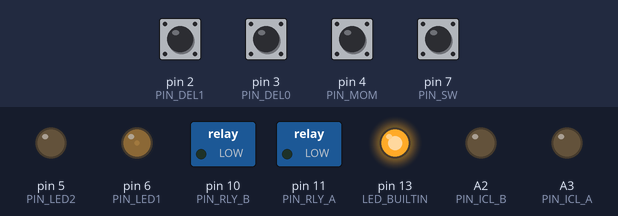
This sketch was run on a simulated Arduino Uno, built with avr-gcc and run on an emulated ATmega328P. On the bench: switched loads named in the sketch (green lamp = pin HIGH), output pins drawn as LEDs (lit = HIGH). The inputs (shaded band) are chosen by the test bench; at power-on: pin 2 (PIN_DEL1), pin 3 (PIN_DEL0), pin 4 (PIN_MOM), pin 7 (PIN_SW) HIGH.

Above: at 0.01 s.
At 1.5 s:
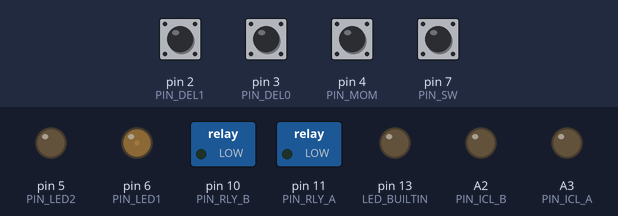
1.6 s: pin 7 (PIN_SW) pulled LOW for 0.15 s
At 1.78 s:
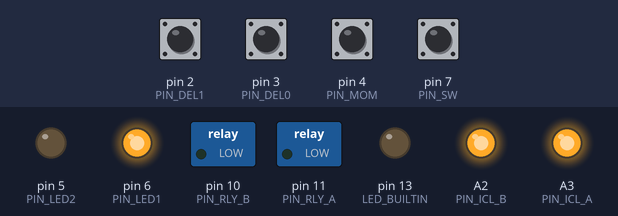
Timing chart, 0 to 4.6 s (numbered marks = the images above; inputs shaded):
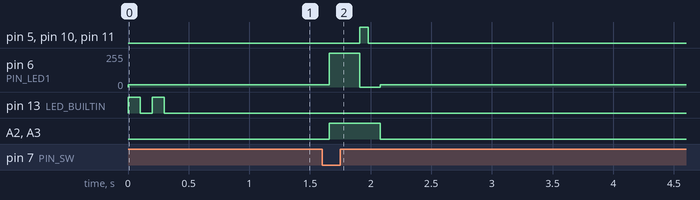

The sketch:

quad_ICL.ino
```cpp
//////////////////////////////////////
////  dual ICL switch + IR  v1.1  ////
////  (c) 2021  R. Balmford       ////
//////////////////////////////////////

#define A2B_DELAY  0
#define DEL_UNIT   250    // ms
#define INT_STBY   16
#define INT_ON     255

#define IR_ON    0x7C03857A
#define IR_OFF1  0x7F00857A
#define IR_OFF2  0xD52A817E

#define IR_RECEIVE_PIN  8
#define PIN_SW          7
#define PIN_DEL1        2
#define PIN_DEL0        3
#define PIN_MOM         4
#define PIN_ICL_A       A3
#define PIN_RLY_A       11
#define PIN_ICL_B       A2
#define PIN_RLY_B       10
#define PIN_LED1        6
#define PIN_LED2        5

#define DEBOUNCE_DELAY  50    // ms

#include <IRremote.h>

////////////////////////////////////////

void onoff(byte stateON) {
    if (stateON) {
        uint16_t delay_units = !digitalRead(PIN_DEL1)*2 + !digitalRead(PIN_DEL0) + 1;
        if (A2B_DELAY == 0) {
            digitalWrite(PIN_ICL_A, HIGH);
            digitalWrite(PIN_ICL_B, HIGH);
            digitalWrite(PIN_LED1, HIGH);
            delay(delay_units*DEL_UNIT);
            digitalWrite(PIN_RLY_A, HIGH);
            digitalWrite(PIN_RLY_B, HIGH);
            analogWrite(PIN_LED2, INT_ON);
            digitalWrite(PIN_LED1, LOW);
        }
        else {
            digitalWrite(PIN_ICL_A, HIGH);
            delay(delay_units*DEL_UNIT);
            digitalWrite(PIN_RLY_A, HIGH);
            delay(A2B_DELAY);
            digitalWrite(PIN_ICL_B, HIGH);
            delay(delay_units*DEL_UNIT);
            digitalWrite(PIN_RLY_B, HIGH);
        }
    }
    else {
        if (A2B_DELAY == 0) {
            digitalWrite(PIN_RLY_A, LOW);
            digitalWrite(PIN_RLY_B, LOW);
            digitalWrite(PIN_LED2, LOW);
            delay(100);
            digitalWrite(PIN_ICL_A, LOW);
            digitalWrite(PIN_ICL_B, LOW);
            analogWrite(PIN_LED1, INT_STBY);
        }
        else {
            digitalWrite(PIN_RLY_B, LOW);
            delay(100);
            digitalWrite(PIN_ICL_B, LOW);
            delay(A2B_DELAY);
            digitalWrite(PIN_RLY_A, LOW);
            delay(100);
            digitalWrite(PIN_ICL_A, LOW);
        }
    }
}

////////////////////////////////////////

void setup() {

    digitalWrite(PIN_ICL_A, LOW);
    digitalWrite(PIN_ICL_B, LOW);
    digitalWrite(PIN_RLY_A, LOW);
    digitalWrite(PIN_RLY_B, LOW);
    pinMode(PIN_ICL_A, OUTPUT);
    pinMode(PIN_ICL_B, OUTPUT);
    pinMode(PIN_RLY_A, OUTPUT);
    pinMode(PIN_RLY_B, OUTPUT);

    pinMode(PIN_LED1, OUTPUT);
    pinMode(PIN_LED2, OUTPUT);
    analogWrite(PIN_LED1, INT_STBY);
    digitalWrite(PIN_LED2, LOW);

    pinMode(PIN_SW, INPUT_PULLUP);
    pinMode(PIN_DEL1, INPUT_PULLUP);
    pinMode(PIN_DEL0, INPUT_PULLUP);
    pinMode(PIN_MOM, INPUT_PULLUP);

    pinMode(LED_BUILTIN, OUTPUT);
    digitalWrite(LED_BUILTIN, HIGH);
    delay(100);
    digitalWrite(LED_BUILTIN, LOW);
    delay(100);
    digitalWrite(LED_BUILTIN, HIGH);
    delay(100);
    digitalWrite(LED_BUILTIN, LOW);

    IrReceiver.begin(IR_RECEIVE_PIN, DISABLE_LED_FEEDBACK);

}    // setup

////////////////////////////////////////

void loop() {

    static byte stateON  = false;
    byte        stateMOM = !digitalRead(PIN_MOM);

    unsigned long        currentTime = millis();
    static unsigned long SWstartTime = currentTime;

    byte        SWstate     = !digitalRead(PIN_SW);
    static byte lastSWstate = SWstate;
    static byte SWactivity  = false;
    if (SWstate != lastSWstate) {
        SWactivity = true;
        lastSWstate = SWstate;
        SWstartTime = currentTime;
    }
    if (SWactivity) {
        if (currentTime - SWstartTime > DEBOUNCE_DELAY) {
            SWactivity = false;
            if (stateMOM) {                // momentary switch
                if (SWstate) {             // if SW has been pressed
                    stateON = !stateON;    // toggle stateON
                    onoff(stateON);
                }
            }
            else {                         // not momentary switch
                onoff(SWstate);
            }
        }
    }

    if (IrReceiver.decode()) {
        if (stateMOM) {                // IR only active if switch type is momentary
            if (IrReceiver.decodedIRData.decodedRawData == IR_ON) {
                if (!stateON) {
                    stateON = true;
                    onoff(stateON);
                }
            }
            if ((IrReceiver.decodedIRData.decodedRawData == IR_OFF1) || (IrReceiver.decodedIRData.decodedRawData == IR_OFF2)) {
                if (stateON) {
                    stateON = false;
                    onoff(stateON);
                }
            }
        }
        IrReceiver.resume();    // Receive the next value
    }

    delay(10);

}    // loop
```

Measured:
- after the input at 1.6 s, pin 5 (PIN_LED2), pin 10 (PIN_RLY_B), pin 11 (PIN_RLY_A): LOW → HIGH after 0.31 s, → LOW 0.07 s later; pin 6 (PIN_LED1): 16/255 → 255/255 after 0.06 s, → 0/255 0.25 s later, → 16/255 0.17 s later; A2 (PIN_ICL_B), A3 (PIN_ICL_A): LOW → HIGH after 0.06 s, → LOW 0.42 s later
